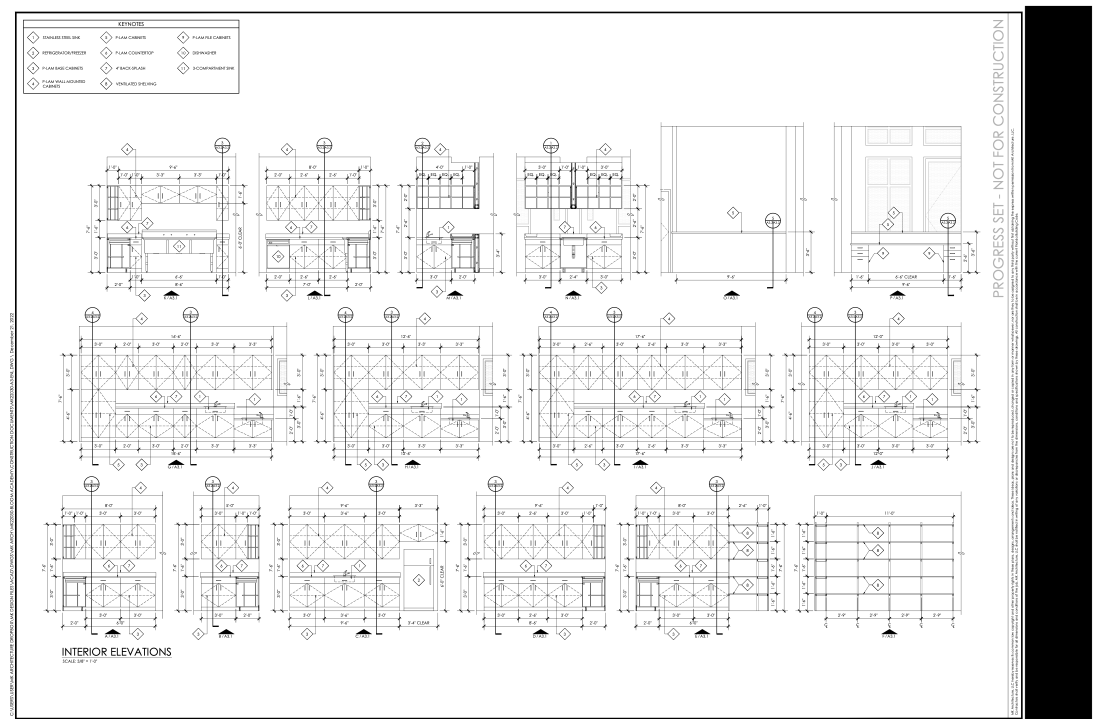
#> input picture arch.png, 3284 x 2156 px (shown at 1/3 size)
$ python -i detecting_wall_cabinets.py   (imports and definitions only)
#> lines starting #> are read from the running program, lines starting #| are printed output that depends on the picture; after the words box and inside, x2 and y2 are one past the last pixel; in counts of white or black regions, pixels touching at a corner belong together
#> further down, picture is the input picture: shape (2156, 3284); min 0, max 255, mean 229.1
import argparse
import numpy as np
import csv
import cv2
import glob
import yaml


def find_contours(img):
    """
    Looking for contours in image.

    Args:
        img (np.array): An array from image.

    Returns:
        tuple: A tuple of picked bounding boxes after suppression.
    """
    blurred = cv2.GaussianBlur(img, (15,15), 0)
    thresh = cv2.adaptiveThreshold(blurred, 255, cv2.THRESH_BINARY_INV, cv2.THRESH_BINARY_INV, 199, 2)
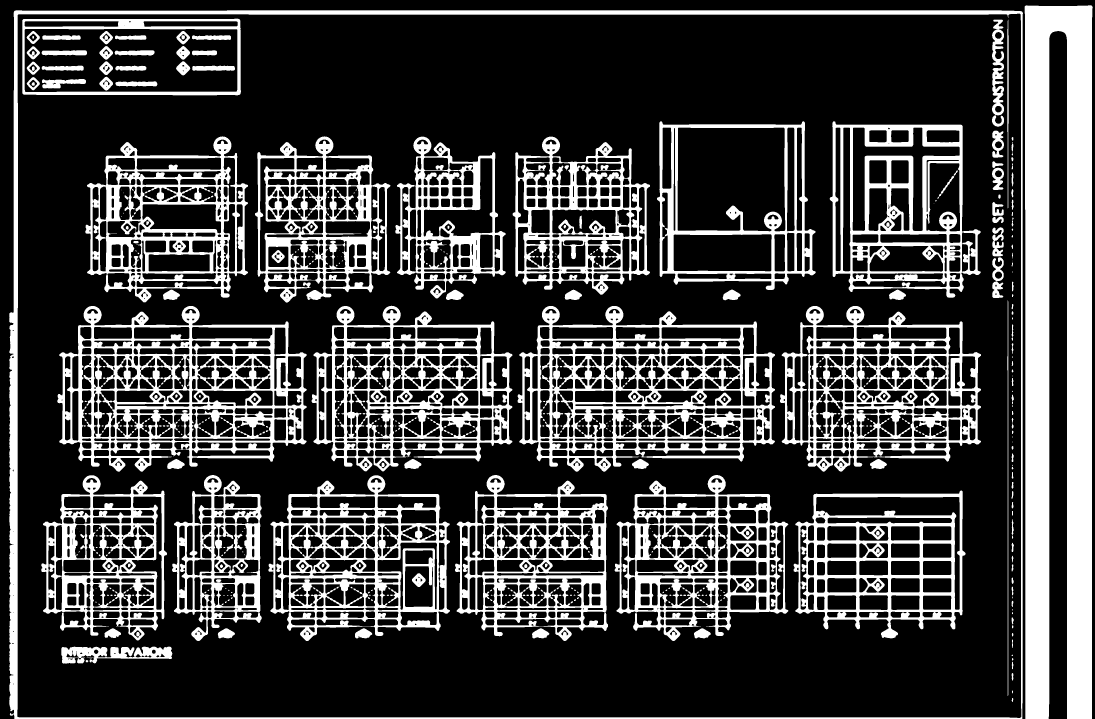
#> thresh: shape (2156, 3284) (shown at 1/3 size); 24.8% white; 497 white regions (136 under 20 px)
    contours, _ = cv2.findContours(thresh, cv2.RETR_LIST, cv2.CHAIN_APPROX_SIMPLE)
#> contours = 2486 contours, 467 with area under 20; largest, box (x1, y1, x2, y2) and area: (28, 31, 3069, 2156) 6440124, (51, 40, 3065, 2155) 6350454, (3074, 16, 3278, 2156) 314854, (1553, 918, 2325, 1415) 293216, (172, 918, 920, 1415) 281744
    return contours


# [205 lines left out: functions process_contours, multi_scale_matching, prepare_boxes, save_results, non_max_suppression, not called in this run]


# [49 lines not run here, left out]

>>> import cv2
>>> picture = cv2.imread('arch.png', cv2.IMREAD_GRAYSCALE)
>>> result = find_contours(picture)
#> result has the same summary as contours in find_contours
